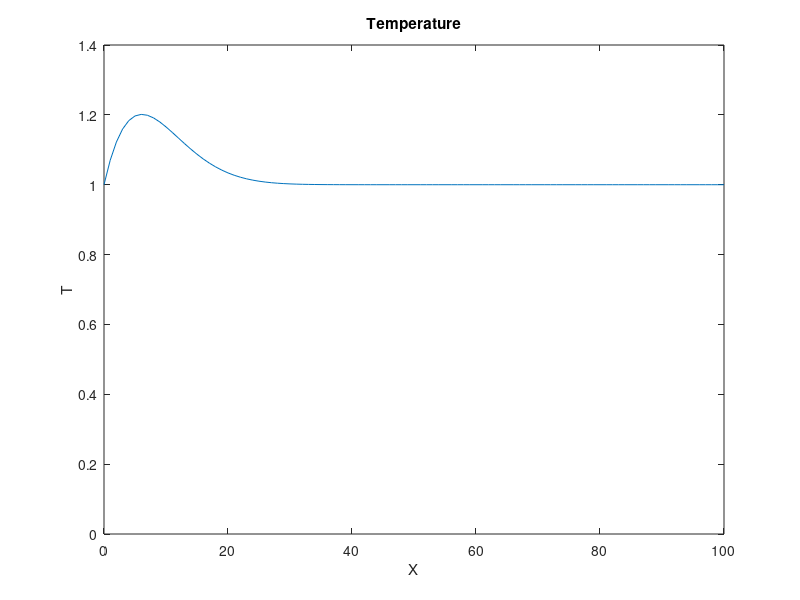
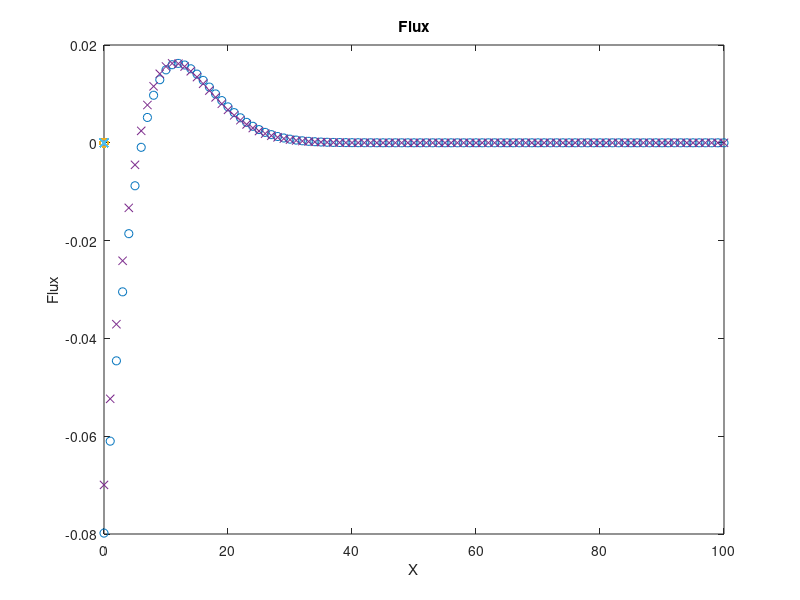

Here is the MATLAB script that generated these plots, in order:
% Chapter 5, source term
% LBM- 1-D1Q3, diffusion equation
clear
m=101;
w0=4./6.;
w1=1./6.;
c2=1./3.;
w2=w1;
dx=1.0;
rho=zeros(m);f0=zeros(m);f1=zeros(m);f2=zeros(m);
x=zeros(m);fluxq=zeros(m);flux=zeros(m);
x(1)=0.0;
for i=1:m-1
  x(i+1)=x(i)+dx;
end
rcp=200.0;
qs=1.0;
qsr=qs/rcp;
alpha=0.25;
omega=1/(3.*alpha+0.5);
twall=1.0;
tk=alpha*rcp;
nstep=200;
for i=1:m
  f0(i)=w0*rho(i);
  f1(i)=w1*rho(i);
  f2(i)=w1*rho(i);
end
%Collision:
for k1=1:nstep
  for i=1:m
    feq0=w0*rho(i);
    feq=w1*rho(i);
    f0(i)=(1-omega)*f0(i)+omega*feq0+qsr*w0;
    f1(i)=(1-omega)*f1(i)+omega*feq+qsr*w1;
    f2(i)=(1-omega)*f2(i)+omega*feq+qsr*w1;
  end
  % Streaming:
  for i=1:m-1
    f1(m-i+1)=f1(m-i);
    f2(i)=f2(i+1);
  end
  %Boundary condition:
  f1(1)=twall-f2(1)-f0(1);
  f1(m)=f1(m-1);
  f2(m)=f2(m-1);
  f0(m)=f0(m-1);
  for j=1:m
    rho(j)=f1(j)+f2(j)+f0(j);
  end
end
%Flux:
for k=1:m
  flux(k)=omega*(f1(k)-f2(k))/c2;
end
for k=1:m-1
  fluxq(k)=rho(k)-rho(k+1);
end
fluxq(m)=fluxq(m-1);
figure(1)
plot(x,rho)
title("Temperature")
xlabel("X")
ylabel("T")
figure(2)
plot(x,flux,"o",x,fluxq,"x")
title("Flux")
xlabel("X")
ylabel("Flux")